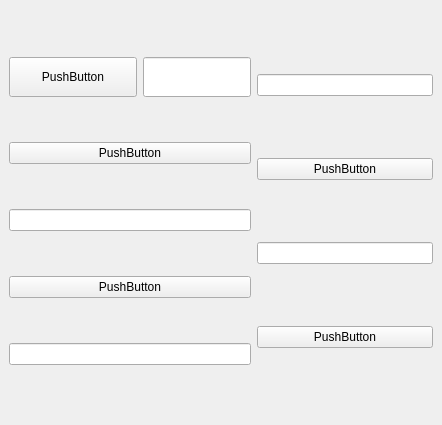
<?xml version="1.0" encoding="UTF-8"?>
<ui version="4.0">
 <class>BeautyWidgetsDemo</class>
 <widget class="QMainWindow" name="BeautyWidgetsDemo">
  <property name="geometry">
   <rect>
    <x>0</x>
    <y>0</y>
    <width>442</width>
    <height>425</height>
   </rect>
  </property>
  <property name="windowTitle">
   <string>BeautyWidgetsDemo</string>
  </property>
  <widget class="QWidget" name="centralwidget">
   <layout class="QHBoxLayout" name="horizontalLayout">
    <item>
     <widget class="QWidget" name="widget" native="true">
      <layout class="QVBoxLayout" name="verticalLayout">
       <property name="leftMargin">
        <number>0</number>
       </property>
       <property name="rightMargin">
        <number>0</number>
       </property>
       <item>
        <layout class="QHBoxLayout" name="horizontalLayout_2">
         <item>
          <widget class="BeautyPushButton" name="pushButton_5">
           <property name="minimumSize">
            <size>
             <width>128</width>
             <height>40</height>
            </size>
           </property>
           <property name="text">
            <string>PushButton</string>
           </property>
          </widget>
         </item>
         <item>
          <widget class="BeautyLineEdit" name="lineEdit">
           <property name="minimumSize">
            <size>
             <width>0</width>
             <height>40</height>
            </size>
           </property>
          </widget>
         </item>
        </layout>
       </item>
       <item>
        <widget class="BeautyPushButton" name="pushButton">
         <property name="text">
          <string>PushButton</string>
         </property>
        </widget>
       </item>
       <item>
        <widget class="BeautyLineEdit" name="lineEdit_2"/>
       </item>
       <item>
        <widget class="BeautyPushButton" name="pushButton_3">
         <property name="text">
          <string>PushButton</string>
         </property>
        </widget>
       </item>
       <item>
        <widget class="BeautyLineEdit" name="lineEdit_4"/>
       </item>
      </layout>
     </widget>
    </item>
    <item>
     <widget class="QWidget" name="widget_2" native="true">
      <layout class="QVBoxLayout" name="verticalLayout_2">
       <property name="leftMargin">
        <number>0</number>
       </property>
       <property name="rightMargin">
        <number>0</number>
       </property>
       <item>
        <widget class="BeautyLineEdit" name="lineEdit_3"/>
       </item>
       <item>
        <widget class="BeautyPushButton" name="pushButton_4">
         <property name="text">
          <string>PushButton</string>
         </property>
        </widget>
       </item>
       <item>
        <widget class="BeautyLineEdit" name="lineEdit_5"/>
       </item>
       <item>
        <widget class="BeautyPushButton" name="pushButton_2">
         <property name="text">
          <string>PushButton</string>
         </property>
        </widget>
       </item>
      </layout>
     </widget>
    </item>
   </layout>
  </widget>
 </widget>
 <customwidgets>
  <customwidget>
   <class>BeautyPushButton</class>
   <extends>QPushButton</extends>
   <header>beautypushbutton.h</header>
  </customwidget>
  <customwidget>
   <class>BeautyLineEdit</class>
   <extends>QLineEdit</extends>
   <header>beautylineedit.h</header>
  </customwidget>
 </customwidgets>
 <resources/>
 <connections/>
</ui>
